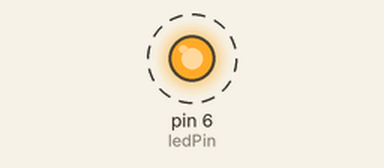
Recording of a sketch running on a simulated Arduino Uno, built with avr-gcc and run on an emulated ATmega328P. Shown: output pins drawn as LEDs (lit = HIGH). Dashed ring = blinking.

Above: at 0.5 s.
Timing chart, 0 to 4.6 s (numbered marks = the images above):
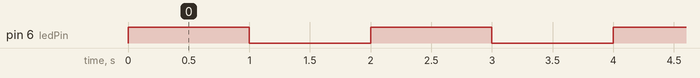

The sketch:

lesson_1.1_Blink.ino
```cpp
/*
 keyestudio 4DOF Robot Arm Car
 lesson 1.1
 Blink
 http://www.keyestudio.com
*/
int ledPin=6;// Define the LED pin at D6
void setup()
{
  pinMode(ledPin, OUTPUT);// initialize ledpin as an output.
}
void loop() // the loop function runs over and over again forever
{
  digitalWrite(ledPin, HIGH); // turn the LED on (HIGH is the voltage level)
  delay(1000); // wait for a second
  digitalWrite(ledPin, LOW); // turn the LED off by making the voltage LOW
  delay(1000); // wait for a second
}
```

Measured:
- by itself, pin 6 (ledPin): alternates HIGH for 1.0 s and LOW for 1.0 s
